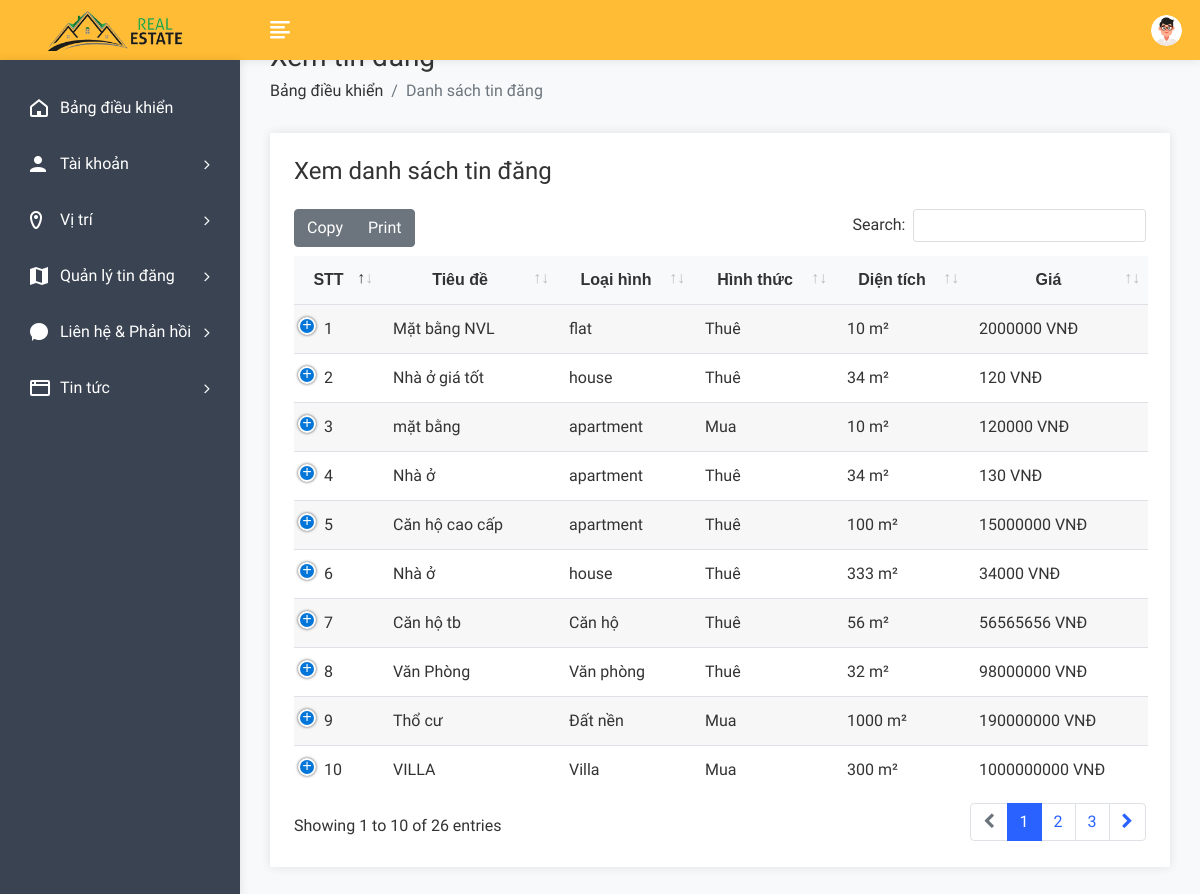
Page /admin/propertyview.php (signed in) on the committed database.
### tables this page shows
CREATE TABLE `property` (
  `pid` int(50) NOT NULL,
  `title` varchar(200) NOT NULL,
  `pcontent` longtext NOT NULL,
  `type` varchar(100) NOT NULL,
  `liv` int(50) NOT NULL,
  `stype` varchar(100) NOT NULL,
  `bedroom` int(50) NOT NULL,
  `bathroom` int(50) NOT NULL,
  `balcony` int(50) NOT NULL,
  `kitchen` int(50) NOT NULL,
  `wc` int(50) NOT NULL,
  `size` int(50) NOT NULL,
  `price` int(50) NOT NULL,
  `location` varchar(200) NOT NULL,
  `dis` varchar(200) NOT NULL,
  `city` varchar(100) NOT NULL,
  `state` varchar(100) NOT NULL,
  `feature` longtext NOT NULL,
  `pimage1` varchar(300) NOT NULL,
  `pimage2` varchar(300) NOT NULL,
  `pimage3` varchar(300) NOT NULL,
  `pimage4` varchar(300) NOT NULL,
  `pimage5` varchar(300) NOT NULL,
  `pimage6` varchar(300) NOT NULL,
  `uid` int(50) NOT NULL,
  `status` varchar(50) NOT NULL,
  `mapimage` varchar(300) NOT NULL,
  `topmapimage` varchar(300) NOT NULL,
  `groundmapimage` varchar(300) NOT NULL,
  `date` datetime NOT NULL DEFAULT current_timestamp(),
  `isFeatured` int(11) DEFAULT NULL
);

### admin/propertyview.php (the view, shortened to what this page needs)
<!DOCTYPE html>
<html lang="en">
<head>
        <link rel="stylesheet" href="assets/css/bootstrap.min.css">
        <link rel="stylesheet" href="assets/css/font-awesome.min.css">
        <link rel="stylesheet" href="assets/css/feathericon.min.css">
		<link rel="stylesheet" href="assets/plugins/datatables/dataTables.bootstrap4.min.css">
		<link rel="stylesheet" href="assets/plugins/datatables/responsive.bootstrap4.min.css">
		<link rel="stylesheet" href="assets/plugins/datatables/select.bootstrap4.min.css">
		<link rel="stylesheet" href="assets/plugins/datatables/buttons.bootstrap4.min.css">
        <link rel="stylesheet" href="assets/css/style.css">
    </head>
    <body>
				<?php include("header.php"); ?>
            <div class="page-wrapper">
                <div class="content container-fluid">
					<div class="page-header">
						<div class="row">
							<div class="col">
								<h3 class="page-title">Xem tin đăng</h3>
								<ul class="breadcrumb">
									<li class="breadcrumb-item"><a href="dashboard.php">Bảng điều khiển</a></li>
									<li class="breadcrumb-item active">Danh sách tin đăng</li>
								</ul>
							</div>
						</div>
					</div>
					<div class="row">
                            <div class="col-12">
                                <div class="card">
                                    <div class="card-body">
                                        <h4 class="header-title mt-0 mb-4">Xem danh sách tin đăng</h4>
                                        <table id="datatable-buttons" class="table table-striped dt-responsive nowrap">
                                            <thead>
                                                <tr class="text-center" style="font-family: sans-serif;">
                                                    <th>STT</th>
                                                    <th>Tiêu đề</th>
                                                    <th>Loại hình</th>
                                                    <th>Hình thức</th>
													<th>Diện tích</th>
                                                    <th>Giá</th>
                                                </tr>
                                            </thead>
                                            <tbody>
												<?php
													$query=mysqli_query($con,"select * from property");
													$cnt=1;
													while($row=mysqli_fetch_row($query))
													{
												?>
                                                <tr>
												<td><?php echo $cnt; ?></td>
                                                    <td><?php echo $row['1']; ?></td>
                                                    <td><?php echo $row['3']; ?></td>
                                                    <td><?php echo $row['5']; ?></td>
                                                    <td><?php echo $row['11']; ?> m²</td>
                                                    <td><?php echo $row['12']; ?> VNĐ</td>
                                                </tr>
                                               <?php
											   $cnt=$cnt+1;
												}
												?>
                                            </tbody>
                                        </table>
                                    </div>
                                </div>
                            </div>
                        </div>
				</div>
			</div>
    </body>
</html>

### rows in the picture
property: title "Mặt bằng NVL", type "flat", stype "Thuê", size "10", price "2000000"
property: title "Nhà ở giá tốt", type "house", stype "Thuê", size "34", price "120"
property: title "mặt bằng", type "apartment", stype "Mua", size "10", price "120000"
property: title "Nhà ở", type "apartment", stype "Thuê", size "34", price "130"
property: title "Căn hộ cao cấp", type "apartment", stype "Thuê", size "100", price "15000000"
property: title "Nhà ở", type "house", stype "Thuê", size "333", price "34000"
property: title "Căn hộ tb", type "Căn hộ", stype "Thuê", size "56", price "56565656"
property: title "Văn Phòng", type "Văn phòng", stype "Thuê", size "32", price "98000000"
property: title "Thổ cư", type "Đất nền", stype "Mua", size "1000", price "190000000"
property: title "VILLA", type "Villa", stype "Mua", size "300", price "1000000000"
